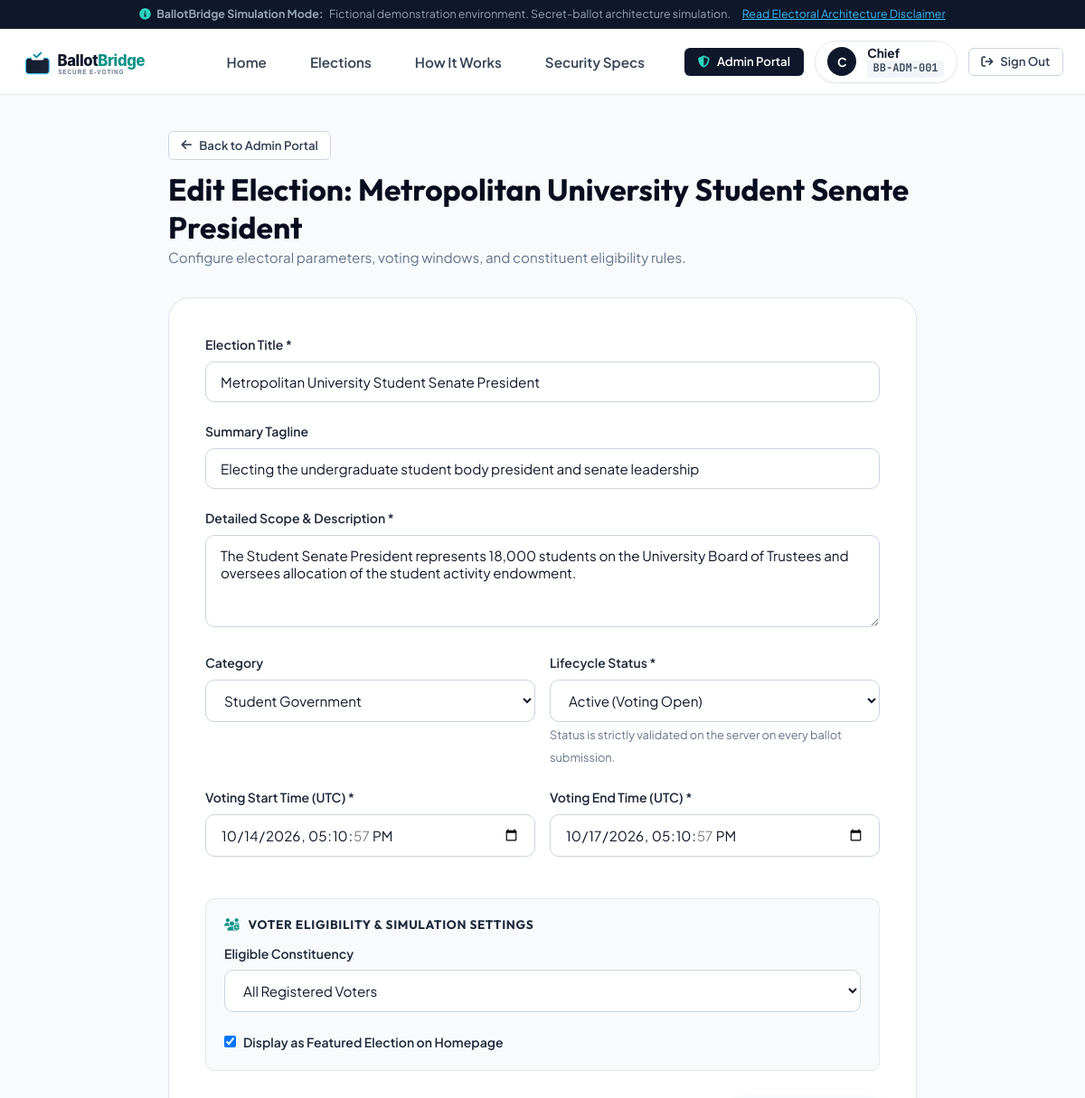
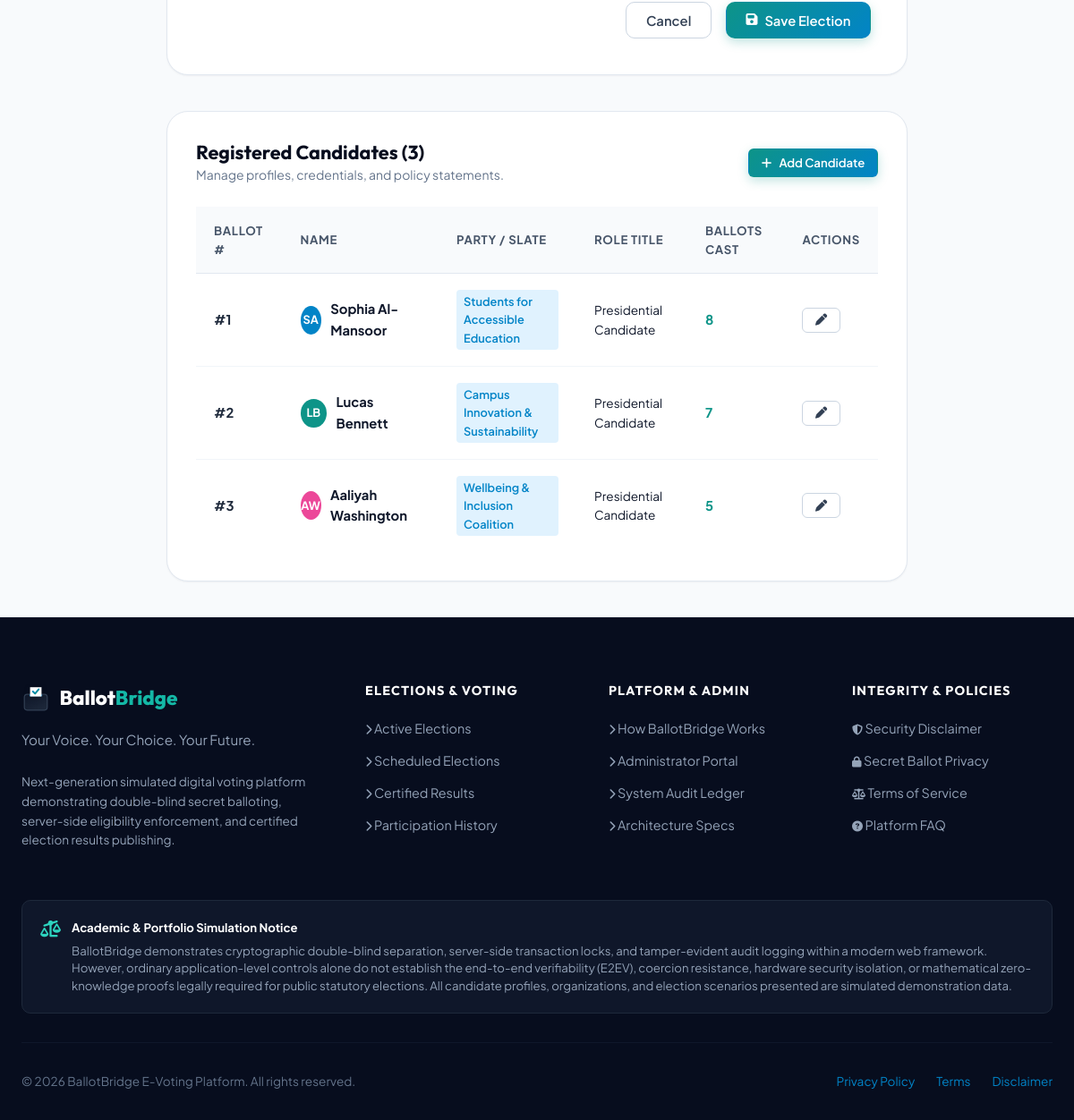
The app's page /admin-portal/elections/metropolitan-university-student-senate-president/edit/ (signed in) with its own data (2 pictures, top to bottom).
### voting/models.py (models this page shows, shortened)
class UserProfile(models.Model):
    user = models.OneToOneField(User, on_delete=models.CASCADE, related_name='profile')
    role = models.CharField(max_length=20, choices=UserRole.choices, default=UserRole.VOTER)
    voter_id = models.CharField(max_length=32, unique=True, db_index=True)
    demo_id_number = models.CharField(max_length=64, blank=True, default='', help_text='Simulated national or student ID')
    organization = models.CharField(max_length=120, blank=True, default='National Voter Registry')
    department = models.CharField(max_length=120, blank=True, default='General Division')
    is_verified = models.BooleanField(default=True)
    phone_number = models.CharField(max_length=30, blank=True, default='')
    avatar_color = models.CharField(max_length=20, default='#0284c7')
    created_at = models.DateTimeField(auto_now_add=True)
    @property
    def is_admin_role(self):
        return self.role == UserRole.ADMIN or self.user.is_superuser or self.user.is_staff

class Election(models.Model):
    title = models.CharField(max_length=200)
    slug = models.SlugField(max_length=220, unique=True, blank=True)
    tagline = models.CharField(max_length=255, blank=True, default='Empowering community decision making')
    description = models.TextField(help_text='Detailed information regarding election purpose and scope')
    category = models.CharField(max_length=30, choices=ElectionCategory.choices, default=ElectionCategory.NATIONAL_YOUTH)
    status = models.CharField(max_length=25, choices=ElectionStatus.choices, default=ElectionStatus.SCHEDULED)
    start_time = models.DateTimeField()
    end_time = models.DateTimeField()
    eligibility_criteria = models.CharField(
        max_length=50,
        choices=[
            ('ALL', 'All Registered Voters'),
            ('STUDENTS', 'Registered Students Only'),
            ('FACULTY', 'Academic Faculty Only'),
            ('COMMUNITY', 'Community Members'),
        ],
        default='ALL'
    )
    banner_color = models.CharField(max_length=25, default='#1e3a8a')
    banner_icon = models.CharField(max_length=50, default='vote')
    is_featured = models.BooleanField(default=False)
    created_by = models.ForeignKey(User, on_delete=models.SET_NULL, null=True, blank=True, related_name='created_elections')
    created_at = models.DateTimeField(auto_now_add=True)
    updated_at = models.DateTimeField(auto_now=True)
    class Meta:
        ordering = ['-start_time']

class Candidate(models.Model):
    election = models.ForeignKey(Election, on_delete=models.CASCADE, related_name='candidates')
    name = models.CharField(max_length=150)
    ballot_number = models.PositiveIntegerField(default=1)
    party_or_slate = models.CharField(max_length=150, blank=True, default='Independent')
    role_title = models.CharField(max_length=150, blank=True, default='Candidate for Office')
    photo = models.ImageField(upload_to='candidates/', blank=True, null=True)
    avatar_color = models.CharField(max_length=20, default='#0284c7')
    avatar_initials = models.CharField(max_length=4, blank=True, default='')
    short_bio = models.TextField(help_text='Concise summary of experience and values')
    qualifications = models.TextField(help_text='Educational, professional, and leadership credentials')
    manifesto = models.TextField(help_text='Official campaign manifesto statement')
    key_proposals = models.TextField(help_text='Key proposal points, separated by newlines')
    email = models.EmailField(blank=True, default='')
    created_at = models.DateTimeField(auto_now_add=True)
    class Meta:
        ordering = ['ballot_number', 'name']
    def current_votes_count(self):
        return self.ballots.count()

### voting/views.py (the view)
    @login_required
    def wrapper(request, *args, **kwargs):
        if not (request.user.is_superuser or request.user.is_staff or
                (hasattr(request.user, 'profile') and request.user.profile.is_admin_role)):
            messages.error(request, "Access denied: Administrator privileges required.")
            return redirect('voter_dashboard')
        return view_func(request, *args, **kwargs)

### voting/context_processors.py (called while the page is built)
def ballotbridge_context(request):
    active_count = Election.objects.filter(status=ElectionStatus.ACTIVE).count()
    user_profile = None
    is_admin_user = False
    if request.user.is_authenticated:
        user_profile = getattr(request.user, 'profile', None)
        if user_profile and user_profile.is_admin_role:
            is_admin_user = True
        elif request.user.is_superuser or request.user.is_staff:
            is_admin_user = True
    return {
        'APP_NAME': 'BallotBridge',
        'APP_TAGLINE': 'Your Voice. Your Choice. Your Future.',
        'ACTIVE_ELECTIONS_COUNT': active_count,
        'CURRENT_USER_PROFILE': user_profile,
        'IS_ADMIN_USER': is_admin_user,
        'CURRENT_YEAR': timezone.now().year,
    }

### voting/views.py (called while the page is built)
def admin_required(view_func):
    @login_required
    def wrapper(request, *args, **kwargs):
        if not (request.user.is_superuser or request.user.is_staff or
                (hasattr(request.user, 'profile') and request.user.profile.is_admin_role)):
            messages.error(request, "Access denied: Administrator privileges required.")
            return redirect('voter_dashboard')
        return view_func(request, *args, **kwargs)
    return wrapper

### templates/admin_panel/election_form.html (shortened to what this page needs)
{% extends 'base.html' %}
{% load static %}
{% block content %}
<div class="container container-narrow" style="padding: 2.5rem 1rem;">
  <div style="margin-bottom: 2rem;">
    <a href="{% url 'admin_dashboard' %}" class="btn btn-secondary btn-sm" style="margin-bottom: 0.75rem;">
      <i class="fa-solid fa-arrow-left"></i>
      <span>Back to Admin Portal</span>
    </a>
    <h1 style="font-size: 2.1rem; color: var(--navy-950);">
      {% if is_edit %}Edit Election: {{ election.title }}{% else %}Create New Simulated Election{% endif %}
    </h1>
    <p style="color: var(--slate-500); font-size: 0.95rem;">
      Configure electoral parameters, voting windows, and constituent eligibility rules.
    </p>
  </div>
  <div style="background: var(--white); border: 1px solid var(--slate-200); border-radius: var(--radius-xl); padding: 2.5rem; box-shadow: var(--shadow-sm); margin-bottom: 2.5rem;">
    <form method="POST">
      <div class="form-group">
        <label class="form-label" for="id_title">Election Title *</label>
        {{ form.title }}
      </div>
      <div class="form-group">
        <label class="form-label" for="id_tagline">Summary Tagline</label>
        {{ form.tagline }}
      </div>
      <div class="form-group">
        <label class="form-label" for="id_description">Detailed Scope & Description *</label>
        {{ form.description }}
      </div>
      <div style="display: grid; grid-template-columns: 1fr 1fr; gap: 1rem;">
        <div class="form-group">
          <label class="form-label" for="id_category">Category</label>
          {{ form.category }}
        </div>
        <div class="form-group">
          <label class="form-label" for="id_status">Lifecycle Status *</label>
          {{ form.status }}
          <span class="form-hint">Status is strictly validated on the server on every ballot submission.</span>
        </div>
      </div>
      <div style="display: grid; grid-template-columns: 1fr 1fr; gap: 1rem;">
        <div class="form-group">
          <label class="form-label" for="id_start_time">Voting Start Time (UTC) *</label>
          {{ form.start_time }}
        </div>
        <div class="form-group">
          <label class="form-label" for="id_end_time">Voting End Time (UTC) *</label>
          {{ form.end_time }}
        </div>
      </div>
      <div style="background: var(--slate-50); border: 1px solid var(--slate-200); border-radius: var(--radius-md); padding: 1.25rem; margin: 1.5rem 0;">
        <h4 style="font-size: 0.85rem; text-transform: uppercase; color: var(--navy-800); letter-spacing: 0.05em; margin-bottom: 0.75rem;">
          <i class="fa-solid fa-users-gear" style="color: var(--teal-600); margin-right: 0.35rem;"></i>
          Voter Eligibility & Simulation Settings
        </h4>
        <div class="form-group">
          <label class="form-label" for="id_eligibility_criteria">Eligible Constituency</label>
          {{ form.eligibility_criteria }}
        </div>
        <div style="display: flex; align-items: center; gap: 0.5rem; margin-top: 0.5rem;">
          {{ form.is_featured }}
          <label for="id_is_featured" style="font-size: 0.875rem; font-weight: 600; color: var(--navy-800); cursor: pointer;">
            Display as Featured Election on Homepage
          </label>
        </div>
      </div>
      <div style="display: flex; gap: 1rem; justify-content: flex-end; margin-top: 2rem;">
        <a href="{% url 'admin_dashboard' %}" class="btn btn-secondary">Cancel</a>
        <button type="submit" class="btn btn-primary">
          <i class="fa-solid fa-floppy-disk"></i>
          <span>Save Election</span>
        </button>
      </div>
    </form>
  </div>
  {% if is_edit %}
  <div style="background: var(--white); border: 1px solid var(--slate-200); border-radius: var(--radius-xl); padding: 2rem; box-shadow: var(--shadow-sm);">
    <div style="display: flex; justify-content: space-between; align-items: center; margin-bottom: 1.5rem;">
      <div>
        <h3 style="font-size: 1.35rem; color: var(--navy-950);">Registered Candidates ({{ candidates.count }})</h3>
        <p style="color: var(--slate-500); font-size: 0.875rem;">Manage profiles, credentials, and policy statements.</p>
      </div>
      <a href="{% url 'admin_candidate_create' slug=election.slug %}" class="btn btn-primary btn-sm">
        <i class="fa-solid fa-plus"></i>
        <span>Add Candidate</span>
      </a>
    </div>
    {% if candidates %}
    <div style="overflow-x: auto;">
      <table class="data-table">
        <thead>
          <tr>
            <th>Ballot #</th>
            <th>Name</th>
            <th>Party / Slate</th>
            <th>Role Title</th>
            <th>Ballots Cast</th>
            <th>Actions</th>
          </tr>
        </thead>
        <tbody>
          {% for cand in candidates %}
          <tr>
            <td style="font-weight: 700;">#{{ cand.ballot_number }}</td>
            <td>
              <div style="display: flex; align-items: center; gap: 0.65rem;">
                <div class="avatar-bubble" style="background: {{ cand.avatar_color|default:'#0284c7' }}; width: 32px; height: 32px; font-size: 0.8rem;">
                  {{ cand.avatar_initials|default:cand.name|slice:":2"|upper }}
                </div>
                <strong style="color: var(--navy-900);">{{ cand.name }}</strong>
              </div>
            </td>
            <td><span class="candidate-party-badge">{{ cand.party_or_slate|default:"Independent" }}</span></td>
            <td style="font-size: 0.85rem; color: var(--slate-600);">{{ cand.role_title }}</td>
            <td style="font-weight: 700; color: var(--teal-600);">{{ cand.current_votes_count }}</td>
            <td style="white-space: nowrap;">
              <a href="{% url 'admin_candidate_edit' candidate_id=cand.id %}" class="btn btn-secondary btn-sm" title="Edit candidate">
                <i class="fa-solid fa-pen"></i>
              </a>
            </td>
          </tr>
          {% endfor %}
        </tbody>
      </table>
    </div>
    {% endif %}
  </div>
  {% endif %}
</div>
{% endblock %}

### templates/navbar.html (shortened to what this page needs)
{% load static %}
<header class="site-header">
  <div class="container navbar">
    <a href="{% url 'home' %}" class="brand-link" title="BallotBridge Home">
      <img src="{% static 'img/logo.svg' %}" alt="BallotBridge Logo" class="brand-logo-img">
    </a>
    <ul class="nav-links">
      <li><a href="{% url 'home' %}" class="nav-link {% if request.resolver_match.url_name == 'home' %}active{% endif %}">Home</a></li>
      <li><a href="{% url 'voter_dashboard' %}" class="nav-link {% if request.resolver_match.url_name == 'voter_dashboard' %}active{% endif %}">Elections</a></li>
      <li><a href="{% url 'about' %}" class="nav-link {% if request.resolver_match.url_name == 'about' %}active{% endif %}">How It Works</a></li>
      <li><a href="{% url 'security_disclaimer' %}" class="nav-link {% if request.resolver_match.url_name == 'security_disclaimer' %}active{% endif %}">Security Specs</a></li>
    </ul>
    <div class="nav-auth-actions">
      {% if user.is_authenticated %}
        {% if IS_ADMIN_USER %}
        <a href="{% url 'admin_dashboard' %}" class="btn btn-navy btn-sm" title="Election Administrator Portal">
          <i class="fa-solid fa-shield-halved" style="color: var(--teal-400);"></i>
          <span>Admin Portal</span>
        </a>
        {% endif %}
        <a href="{% url 'profile' %}" class="nav-profile-pill" title="View Voter Profile">
          <div class="avatar-bubble" style="background: {{ CURRENT_USER_PROFILE.avatar_color|default:'#0d9488' }};">
            {{ user.first_name|default:user.username|slice:":1"|upper }}
          </div>
          <div style="display: flex; flex-direction: column; text-align: left; line-height: 1.15;">
            <span style="font-weight: 700; font-size: 0.85rem; color: var(--navy-900);">
              {{ user.first_name|default:user.username }}
            </span>
            <span class="voter-id-tag">
              {{ CURRENT_USER_PROFILE.voter_id|default:'VOTER' }}
            </span>
          </div>
        </a>
        <a href="{% url 'logout' %}" class="btn btn-secondary btn-sm" title="Sign Out">
          <i class="fa-solid fa-arrow-right-from-bracket"></i>
          <span>Sign Out</span>
        </a>
      {% endif %}
    </div>
  </div>
</header>

### records on screen
UserProfile: voter_id "BB-ADM-001"
Election: title "Metropolitan University Student Senate President", tagline "Electing the undergraduate student body president and senate leadership", description "The Student Senate President represents 18,000 students on the University Board of Trustees and oversees allocation of the student activity endowment.", category "Student Government", status "Active (Voting Open)", start_time "10/14/2026 17:10:57", end_time "10/17/2026 17:10:57", eligibility_criteria "All Registered Voters", is_featured "☑", count "3"
Candidate: ballot_number "1", avatar_initials "SA", name "Sophia Al-Mansoor", party_or_slate "Students for Accessible Education", role_title "Presidential Candidate", current_votes_count "8"
Candidate: ballot_number "2", avatar_initials "LB", name "Lucas Bennett", party_or_slate "Campus Innovation & Sustainability", role_title "Presidential Candidate", current_votes_count "7"
Candidate: ballot_number "3", avatar_initials "AW", name "Aaliyah Washington", party_or_slate "Wellbeing & Inclusion Coalition", role_title "Presidential Candidate", current_votes_count "5"

### other values on screen
{{ user.first_name|default:user.username|slice:":1"|upper }} "C"
{{ user.first_name|default:user.username }} "Chief"
{{ APP_TAGLINE }} "Your Voice. Your Choice. Your Future."
